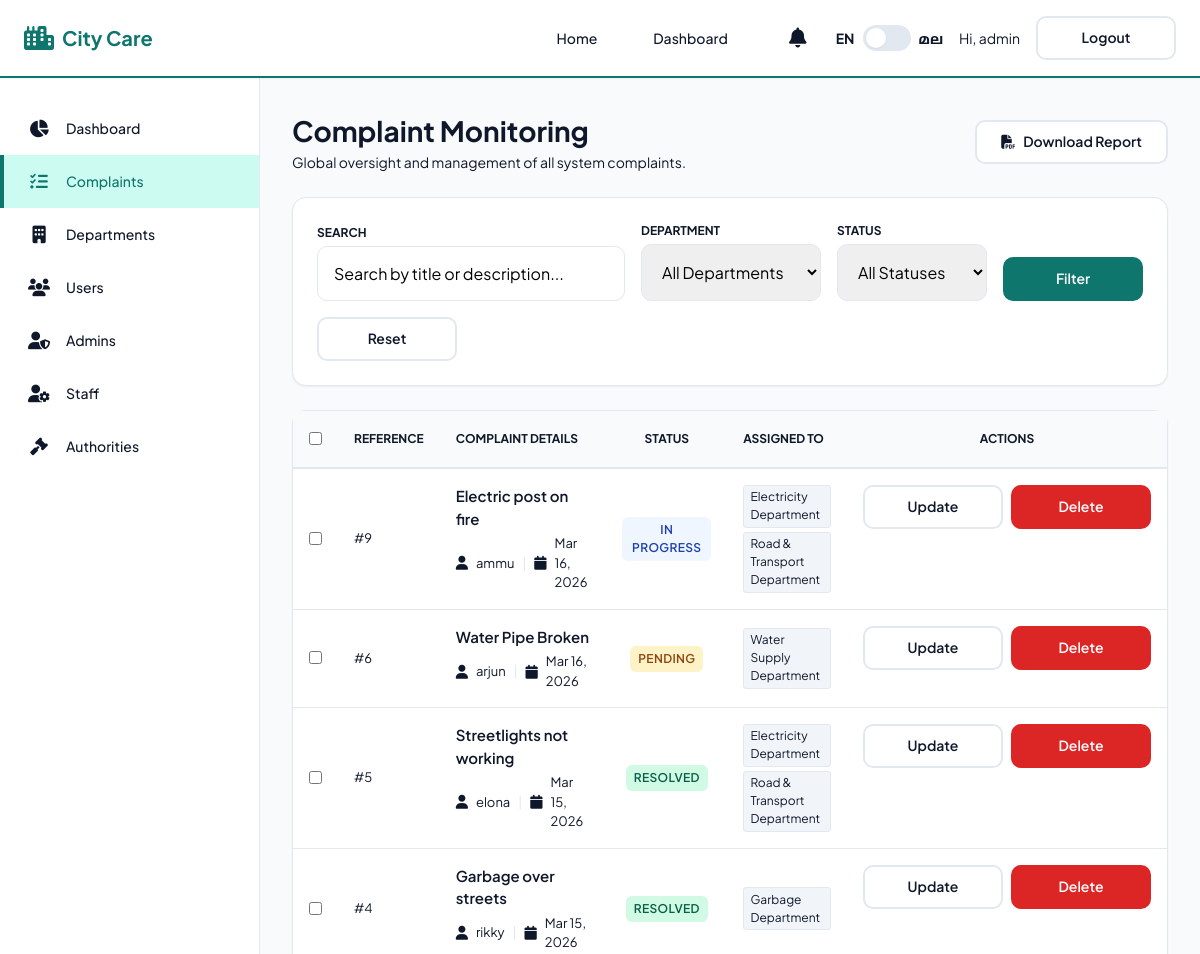
Page /dashboard/complaints/ (signed in, upper part) on the earlier database version.
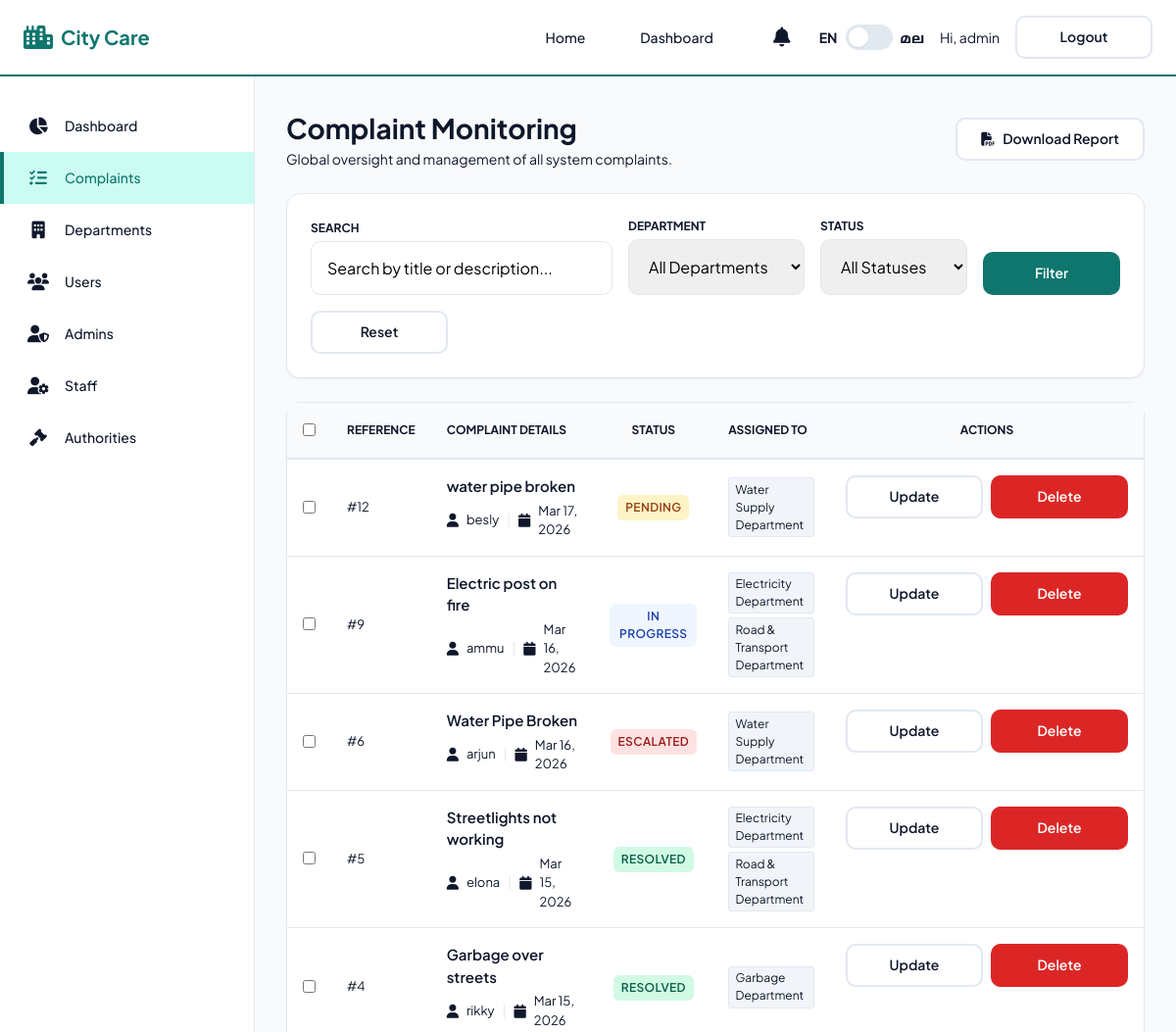
Same page on the later database version.
### complaints/models.py (models this page shows, shortened)
class Complaint(models.Model):
    PRIORITY_CHOICES = [
        ('Normal', _('Normal')),
        ('Emergency', _('Emergency (High Priority)')),
    ]
    STATUS_CHOICES = [
        ('Pending', _('Pending')),
        ('In Progress', _('In Progress')),
        ('Resolved', _('Resolved')),
        ('Escalated', _('Escalated')),
    ]
    user = models.ForeignKey(settings.AUTH_USER_MODEL, on_delete=models.CASCADE, verbose_name=_("user"))
    title = models.CharField(_("title"), max_length=200)
    description = models.TextField(_("description"))
    location = models.CharField(_("location"), max_length=255)
    latitude = models.DecimalField(_("latitude"), max_digits=9, decimal_places=6, null=True, blank=True)
    longitude = models.DecimalField(_("longitude"), max_digits=9, decimal_places=6, null=True, blank=True)
    image = models.ImageField(_("image"), upload_to='complaints/', blank=True, null=True)
    departments = models.ManyToManyField(Department, blank=True, verbose_name=_("departments"))
    assigned_staff = models.ForeignKey(DepartmentStaff, on_delete=models.SET_NULL, null=True, blank=True, related_name='assigned_complaints', verbose_name=_("assigned staff"))
    priority = models.CharField(_("priority"), max_length=20, choices=PRIORITY_CHOICES, default='Normal')
    status = models.CharField(_("status"), max_length=20, choices=STATUS_CHOICES, default='Pending')
    staff_remarks = models.TextField(_("staff remarks"), blank=True, default='')
    is_escalated = models.BooleanField(_("is escalated"), default=False)
    created_at = models.DateTimeField(_("created at"), auto_now_add=True)
    updated_at = models.DateTimeField(_("updated at"), auto_now=True)

class Department(models.Model):
    name = models.CharField(_("name"), max_length=100, unique=True)
    description = models.TextField(_("description"), blank=True)
    authority_name = models.CharField(_("authority name"), max_length=150, blank=True, null=True)
    authority_phone = models.CharField(_("authority phone"), max_length=15, blank=True, null=True)
    authority_email = models.EmailField(_("authority email"), blank=True, null=True)
    authority_designation = models.CharField(_("authority designation"), max_length=150, blank=True, null=True)
    higher_authority_name = models.CharField(_("higher authority name"), max_length=150, blank=True, null=True)
    higher_authority_phone = models.CharField(_("higher authority phone"), max_length=15, blank=True, null=True)
    higher_authority_email = models.EmailField(_("higher authority email"), blank=True, null=True)
    higher_authority_designation = models.CharField(_("higher authority designation"), max_length=150, blank=True, null=True)
    higher_authority_contact = models.TextField(_("higher authority contact"), help_text=_("Contact info for higher authority if complaint is overdue"), blank=True, null=True)

### accounts/models.py (models this page shows, shortened)
class User(AbstractUser):
    is_citizen = models.BooleanField(default=False)
    is_department_admin = models.BooleanField(default=False)
    phone_number = models.CharField(max_length=15, blank=True, null=True)
    department = models.ForeignKey('complaints.Department', on_delete=models.SET_NULL, null=True, blank=True)

### dashboard/views.py (the view)
# urls.py: path('complaints/', views.complaints_admin, name='complaints_admin'),
@superadmin_required
def complaints_admin(request):
    status_filter = request.GET.get('status')
    dept_filter = request.GET.get('department')
    search_query = request.GET.get('q')
    complaints = Complaint.objects.all().order_by('-created_at')
    if status_filter:
        complaints = complaints.filter(status=status_filter)
    if dept_filter:
        complaints = complaints.filter(departments__id=dept_filter)
    if search_query:
        complaints = complaints.filter(title__icontains=search_query) | complaints.filter(description__icontains=search_query)
    departments = Department.objects.all()
    return render(request, 'dashboard/complaints_admin.html', {
        'complaints': complaints,
        'departments': departments,
        'current_status': status_filter,
        'current_dept': dept_filter,
    })

### complaints/context_processors.py (called while the page is built)
def notifications(request):
    if request.user.is_authenticated:
        unread_count = request.user.notifications.filter(is_read=False).count()
        recent_notifications = request.user.notifications.all()[:5]
        return {
            'unread_notifications_count': unread_count,
            'recent_notifications': recent_notifications,
            'is_staff_user': hasattr(request.user, 'departmentstaff')
        }
    return {}

### templates/dashboard/complaints_admin.html (shortened to what the changed rows need)
{% extends 'dashboard/dashboard_base.html' %}
{% block admin_content %}
<div class="flex-between mb-4">
    <div>
        <h1 style="font-size: 1.75rem; font-weight: 700;">Complaint Monitoring</h1>
    </div>
</div>
<div class="card p-0">
    <div style="overflow-x: auto;">
        <div id="complaints-list">
            <table style="width: 100%; border-collapse: collapse;">
                <thead style="background: #f8fafc; border-bottom: 2px solid var(--border-color);">
                    <tr>
                        {% if user.is_superuser %}
                        <th style="padding: 1rem; text-align: center; width: 40px;">
                            <input type="checkbox" id="select-all">
                        </th>
                        {% endif %}
                        <th style="padding: 1rem; text-align: left; font-size: 0.75rem; font-weight: 700; text-transform: uppercase; color: var(--text-muted);">Reference</th>
                        <th style="padding: 1rem; text-align: left; font-size: 0.75rem; font-weight: 700; text-transform: uppercase; color: var(--text-muted);">Complaint Details</th>
                        <th style="padding: 1rem; text-align: center; font-size: 0.75rem; font-weight: 700; text-transform: uppercase; color: var(--text-muted);">Status</th>
                        <th style="padding: 1rem; text-align: left; font-size: 0.75rem; font-weight: 700; text-transform: uppercase; color: var(--text-muted);">Assigned To</th>
                        <th style="padding: 1rem; text-align: center; font-size: 0.75rem; font-weight: 700; text-transform: uppercase; color: var(--text-muted);">Actions</th>
                    </tr>
                </thead>
                <tbody>
                    {% for c in complaints %}
                    <tr style="border-bottom: 1px solid var(--border-color);">
                        {% if user.is_superuser %}
                        <td style="padding: 1rem; text-align: center;">
                            <input type="checkbox" name="selected_complaints" value="{{ c.pk }}" class="complaint-checkbox">
                        </td>
                        {% endif %}
                        <td style="padding: 1rem; font-size: 0.8125rem; color: var(--text-muted);">#{{ c.pk }}</td>
                        <td style="padding: 1rem;">
                            <div style="font-weight: 600; font-size: 0.9375rem; margin-bottom: 0.25rem;">{{ c.title }}</div>
                            <div style="font-size: 0.8125rem; color: var(--text-muted); display: flex; align-items: center; gap: 0.5rem;">
                                <i class="fa-solid fa-user small"></i> {{ c.user.username }}
                                <span style="color: var(--border-color);">|</span>
                                <i class="fa-solid fa-calendar small"></i> {{ c.created_at|date:"M d, Y" }}
                            </div>
                        </td>
                        <td style="padding: 1rem; text-align: center;">
                            {% if c.status == 'Resolved' %}
                                <span class="badge badge-success">Resolved</span>
                            {% elif c.status == 'In Progress' %}
                                <span class="badge badge-pending" style="background: #eff6ff; color: #1e40af;">In Progress</span>
                            {% elif c.is_escalated %}
                                <span class="badge badge-danger">Escalated</span>
                            {% else %}
                                <span class="badge badge-pending">Pending</span>
                            {% endif %}
                        </td>
                        <td style="padding: 1rem;">
                            <div style="display: flex; flex-wrap: wrap; gap: 0.25rem;">
                                {% for d in c.departments.all %}
                                    <span style="background: #f1f5f9; border: 1px solid var(--border-color); padding: 0.15rem 0.4rem; border-radius: 3px; font-size: 0.75rem;">{{ d.name }}</span>
                                {% empty %}
                                    <span style="font-size: 0.75rem; color: var(--danger-color); font-style: italic;">Unassigned</span>
                                {% endfor %}
                            </div>
                        </td>
                        <td style="padding: 1rem; text-align: center; display: flex; align-items: center; justify-content: center; gap: 0.5rem;">
                            <button type="button" class="btn btn-secondary btn-sm" onclick="document.getElementById('modal-{{ c.pk }}').style.display = 'block'">
                                Update
                            </button>
                            {% if user.is_superuser %}
                            <form method="post" action="{% url 'delete_complaint' c.pk %}" style="display: inline;" onsubmit="return confirm('Are you sure you want to delete this complaint? This action cannot be undone.');">
                                <button type="submit" class="btn btn-sm" style="background: var(--danger-color); color: white;">
                                    Delete
                                </button>
                            </form>
                            {% endif %}
                        </td>
                    </tr>
                    {% endfor %}
                </tbody>
            </table>
        </div>
    </div>
</div>
{% endblock %}

Differences in the rows shown:
added Complaint: pk "12", title "water pipe broken", user.username "besly", created_at "Mar 17, 2026", status "PENDING", Department (name "Water Supply Department")
changed Complaint "Water Pipe Broken": status "PENDING" → "ESCALATED"
